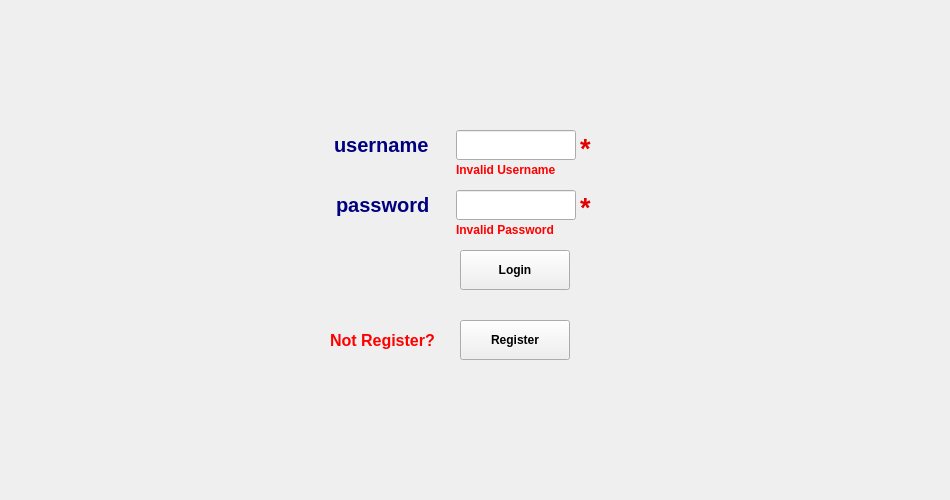
<?xml version="1.0" encoding="UTF-8"?>
<ui version="4.0">
 <class>Login</class>
 <widget class="QWidget" name="Login">
  <property name="geometry">
   <rect>
    <x>0</x>
    <y>0</y>
    <width>950</width>
    <height>500</height>
   </rect>
  </property>
  <property name="windowTitle">
   <string>Form</string>
  </property>
  <widget class="QLabel" name="username">
   <property name="geometry">
    <rect>
     <x>334</x>
     <y>120</y>
     <width>121</width>
     <height>51</height>
    </rect>
   </property>
   <property name="font">
    <font>
     <pointsize>15</pointsize>
     <weight>75</weight>
     <bold>true</bold>
    </font>
   </property>
   <property name="text">
    <string>&lt;html&gt;&lt;head/&gt;&lt;body&gt;&lt;p&gt;&lt;span style=&quot; color:#00007f;&quot;&gt;username&lt;/span&gt;&lt;/p&gt;&lt;/body&gt;&lt;/html&gt;</string>
   </property>
  </widget>
  <widget class="QLabel" name="password">
   <property name="geometry">
    <rect>
     <x>336</x>
     <y>185</y>
     <width>111</width>
     <height>41</height>
    </rect>
   </property>
   <property name="font">
    <font>
     <pointsize>15</pointsize>
     <weight>75</weight>
     <bold>true</bold>
    </font>
   </property>
   <property name="text">
    <string>&lt;html&gt;&lt;head/&gt;&lt;body&gt;&lt;p&gt;&lt;span style=&quot; color:#00007f;&quot;&gt;password&lt;/span&gt;&lt;/p&gt;&lt;/body&gt;&lt;/html&gt;</string>
   </property>
  </widget>
  <widget class="QLineEdit" name="lnusername">
   <property name="geometry">
    <rect>
     <x>456</x>
     <y>130</y>
     <width>120</width>
     <height>30</height>
    </rect>
   </property>
   <property name="contextMenuPolicy">
    <enum>Qt::DefaultContextMenu</enum>
   </property>
   <property name="inputMask">
    <string/>
   </property>
   <property name="text">
    <string/>
   </property>
   <property name="readOnly">
    <bool>false</bool>
   </property>
  </widget>
  <widget class="QLineEdit" name="lnpassword">
   <property name="geometry">
    <rect>
     <x>456</x>
     <y>190</y>
     <width>120</width>
     <height>30</height>
    </rect>
   </property>
  </widget>
  <widget class="QLabel" name="invalid_username">
   <property name="geometry">
    <rect>
     <x>456</x>
     <y>160</y>
     <width>121</width>
     <height>21</height>
    </rect>
   </property>
   <property name="font">
    <font>
     <weight>75</weight>
     <bold>true</bold>
    </font>
   </property>
   <property name="text">
    <string>&lt;html&gt;&lt;head/&gt;&lt;body&gt;&lt;p&gt;&lt;span style=&quot; color:#ff0000;&quot;&gt;Invalid Username&lt;/span&gt;&lt;/p&gt;&lt;/body&gt;&lt;/html&gt;</string>
   </property>
  </widget>
  <widget class="QLabel" name="invalid_password">
   <property name="geometry">
    <rect>
     <x>456</x>
     <y>220</y>
     <width>121</width>
     <height>21</height>
    </rect>
   </property>
   <property name="font">
    <font>
     <weight>75</weight>
     <bold>true</bold>
    </font>
   </property>
   <property name="text">
    <string>&lt;html&gt;&lt;head/&gt;&lt;body&gt;&lt;p&gt;&lt;span style=&quot; color:#ff0000;&quot;&gt;Invalid Password&lt;/span&gt;&lt;/p&gt;&lt;/body&gt;&lt;/html&gt;</string>
   </property>
  </widget>
  <widget class="QPushButton" name="login">
   <property name="geometry">
    <rect>
     <x>460</x>
     <y>250</y>
     <width>110</width>
     <height>40</height>
    </rect>
   </property>
   <property name="font">
    <font>
     <weight>75</weight>
     <bold>true</bold>
    </font>
   </property>
   <property name="text">
    <string>Login</string>
   </property>
  </widget>
  <widget class="QLabel" name="label">
   <property name="geometry">
    <rect>
     <x>330</x>
     <y>320</y>
     <width>121</width>
     <height>41</height>
    </rect>
   </property>
   <property name="font">
    <font>
     <pointsize>12</pointsize>
     <weight>75</weight>
     <bold>true</bold>
    </font>
   </property>
   <property name="text">
    <string>&lt;html&gt;&lt;head/&gt;&lt;body&gt;&lt;p&gt;&lt;span style=&quot; color:#ff0000;&quot;&gt;Not Register?&lt;/span&gt;&lt;/p&gt;&lt;/body&gt;&lt;/html&gt;</string>
   </property>
  </widget>
  <widget class="QPushButton" name="register_2">
   <property name="geometry">
    <rect>
     <x>460</x>
     <y>320</y>
     <width>110</width>
     <height>40</height>
    </rect>
   </property>
   <property name="font">
    <font>
     <weight>75</weight>
     <bold>true</bold>
    </font>
   </property>
   <property name="text">
    <string>Register</string>
   </property>
  </widget>
  <widget class="QLabel" name="unfill_username">
   <property name="geometry">
    <rect>
     <x>580</x>
     <y>133</y>
     <width>21</width>
     <height>21</height>
    </rect>
   </property>
   <property name="font">
    <font>
     <pointsize>20</pointsize>
     <weight>75</weight>
     <bold>true</bold>
    </font>
   </property>
   <property name="text">
    <string>&lt;html&gt;&lt;head/&gt;&lt;body&gt;&lt;p&gt;&lt;span style=&quot; color:#e30000;&quot;&gt;*&lt;/span&gt;&lt;/p&gt;&lt;/body&gt;&lt;/html&gt;</string>
   </property>
  </widget>
  <widget class="QLabel" name="unfill_password">
   <property name="geometry">
    <rect>
     <x>580</x>
     <y>192</y>
     <width>16</width>
     <height>21</height>
    </rect>
   </property>
   <property name="font">
    <font>
     <pointsize>20</pointsize>
     <weight>75</weight>
     <bold>true</bold>
    </font>
   </property>
   <property name="text">
    <string>&lt;html&gt;&lt;head/&gt;&lt;body&gt;&lt;p&gt;&lt;span style=&quot; color:#e30000;&quot;&gt;*&lt;/span&gt;&lt;/p&gt;&lt;/body&gt;&lt;/html&gt;</string>
   </property>
  </widget>
  <zorder>login</zorder>
  <zorder>password</zorder>
  <zorder>label</zorder>
  <zorder>lnusername</zorder>
  <zorder>unfill_password</zorder>
  <zorder>lnpassword</zorder>
  <zorder>invalid_username</zorder>
  <zorder>username</zorder>
  <zorder>unfill_username</zorder>
  <zorder>register_2</zorder>
  <zorder>invalid_password</zorder>
 </widget>
 <resources/>
 <connections/>
</ui>
